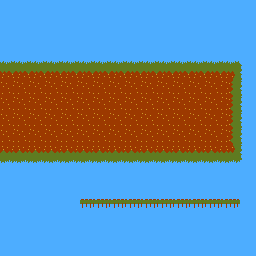

Tiled map render using the project's own tile images. Description and the whole map definition, tile-layer contents included, below:
An orthogonal 16x16 tile map with 16x16 px tiles, 1 tile layer (Tile Layer 1).

<map version="1.0" tiledversion="1.0.3" orientation="orthogonal" renderorder="right-down" width="16" height="16" tilewidth="16" tileheight="16" nextobjectid="1">
 <tileset firstgid="1" source="../BG/metatiles.tsx" />
 <layer name="Tile Layer 1" width="16" height="16">
  <data encoding="csv">
1,1,1,1,1,1,1,1,1,1,1,1,1,1,1,1,
1,1,1,1,1,1,1,1,1,1,1,1,1,1,1,1,
1,1,1,1,1,1,1,1,1,1,1,1,1,1,1,1,
13,13,13,13,13,13,13,13,13,13,13,13,13,13,13,1,
3,3,3,3,3,3,3,3,3,3,3,3,3,3,4,14,
11,11,11,11,11,11,11,11,11,11,11,11,11,11,12,14,
11,11,11,11,11,11,11,11,11,11,11,11,11,11,12,14,
11,11,11,11,11,11,11,11,11,11,11,11,11,11,12,14,
11,11,11,11,11,11,11,11,11,11,11,11,11,11,12,14,
6,6,6,6,6,6,6,6,6,6,6,6,6,6,7,14,
15,15,15,15,15,15,15,15,15,15,15,15,15,15,15,1,
1,1,1,1,1,1,1,1,1,1,1,1,1,1,1,1,
1,1,1,1,1,30,30,30,30,30,30,30,30,30,30,1,
1,1,1,1,1,1,1,1,1,1,1,1,1,1,1,1,
1,1,1,1,1,1,1,1,1,1,1,1,1,1,1,1,
1,1,1,1,1,1,1,1,1,1,1,1,1,1,1,1
</data>
 </layer>
</map>
